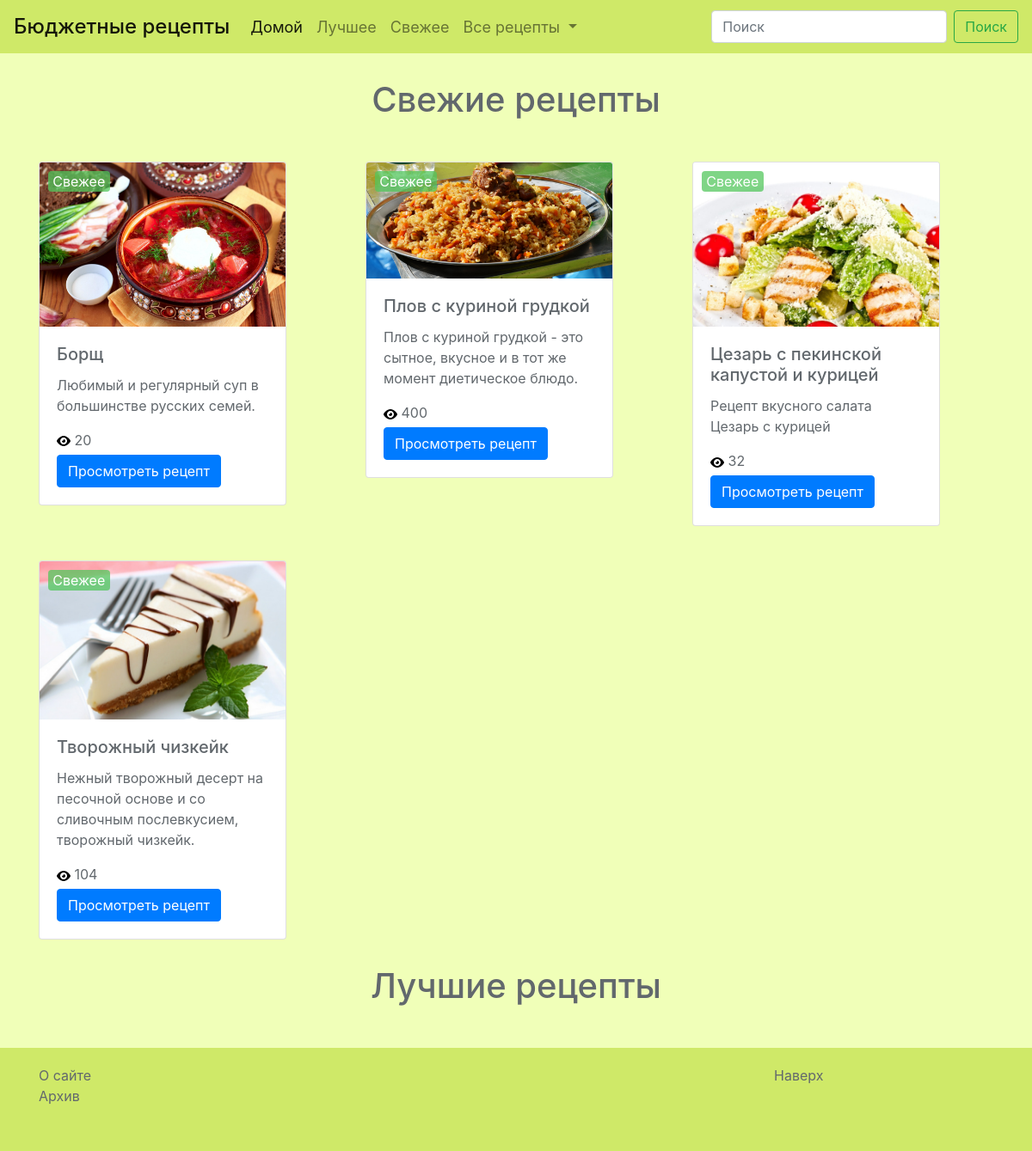
The app's page /recipes/ with its own data.
### recipes/models.py (models this page shows, shortened)
class Recipe(models.Model):
    TAG_CHOICES = (('Горячее блюдо', 'Горячее блюдо'), ('Холодное блюдо', 'Холодное блюдо'), ('Салат', 'Салат'), ('Суп', 'Суп'), ('Выпечка', 'Выпечка'))
    STATUS_CHOICES = (('Свежее', 'Свежее'), ('Популярное', 'Популярное'), ('Лучшее', 'Лучшее'), ('Архив', 'Архив'))
    name = models.CharField(max_length=64, default=None)
    description = models.TextField(default=None, max_length=100, blank=True, null=True)
    ingredients = models.TextField(default=None)
    full_recipe = models.TextField(default=None)
    views_counter = models.IntegerField(default=None, blank=True, null=True)
    tag = models.CharField(max_length=64, choices=TAG_CHOICES, default=None)
    status = models.CharField(max_length=64, choices=STATUS_CHOICES, default=None, blank=True, null=True)
    image = models.ImageField(upload_to='recipes/images/', blank=True)
    created = models.DateTimeField(auto_now_add=True, auto_now=False)
    updated = models.DateTimeField(auto_now_add=False, auto_now=True)
    class Meta:
        verbose_name='Рецепт'
        verbose_name_plural='Рецепты'

### landing/views.py (the view)
# urls.py: url(r'^recipes/$', views.home, name = 'home'),
def home(request):
	recipes = Recipe.objects.all()
	for recipe in recipes:
		recipe.status = 'Архив'
		recipe.save(update_fields=['status'])
	k = 0
	recipes = Recipe.objects.order_by('-created')
	try:
		for i in range(9):
			recipe_new = recipes[0+k]
			recipe_new.status = 'Свежее'
			recipe_new.save(update_fields=['status'])
			k += 1
		k = 0
		recipes = Recipe.objects.order_by('-views_counter')
		i = 0
		while i < 6:
			recipe_best = recipes[0+k]
			if recipe_best.status != 'Свежее':
				recipe_best.status = 'Лучшее'
				recipe_best.save(update_fields=['status'])
				i += 1
			k += 1
		k = 0
	except IndexError:
		pass
	recipes_new = Recipe.objects.filter(status='Свежее')
	recipes_best = Recipe.objects.filter(status='Лучшее')
	return render(request, 'landing/home.html', locals())

### templates/landing/home.html (shortened to what this page needs)
{% extends 'base.html' %}
{% load staticfiles %}
{% block content %}
    <div class='section section1'>
        <div class='container'>
            <div class='col-lg-12 header'>
                <h1 class='text-center'>
                    Свежие рецепты
                </h1>
            </div>
            <div class='row justify-content-center'>
                {% for recipe in recipes_new %}
                    <div class='col'>
                        <div class="card" style="width: 18rem;">
                            <img class="card-img-top" src="{{ recipe.image.url }}">
                            <div class="card-body">
                                <h5 class="card-title">{{ recipe.name }}</h5>
                                <p class="card-text">{{ recipe.description }}</p>
                                {% if recipe.status %}
                                    <span class='recipe-status new'>{{ recipe.status }}</span>
                                {% endif %}
                                <img src='{% static "img/view.svg" %}'>
                                <span class='recipe-views'> {{ recipe.views_counter }} </span><br>
                                <a href="{% url 'recipe' recipe.id %}" class="btn btn-primary">Просмотреть рецепт</a>
                            </div>
                        </div>
                    </div>
                {% endfor %}
            </div>
        </div>
    </div>
    <div class='section section2'>
        <div class='container'>
            <div class='col-lg-12 header'>
                <h1 class='text-center'>
                    Лучшие рецепты
                </h1>
            </div>
        </div>
    </div>
{% endblock %}

### static/css/recipes/style.css (style rules this page uses)
html { height: 100%; position: relative; }
body { min-height: 100%; position: relative; background-color: #F0FFB8 !important; }
.card { margin-top: 40px; position: relative; }
.btn-primary { margin-top: 5px; }
.recipe-status { position: absolute; width: 25%; color: white; top: 10px; left: 10px; text-align: center; border-radius: 4px; }
.new { background-color: #53c75cbd; }
.header { margin-top: 10px; }
.container { padding-top: 20px; color: #62686d; }

### records on screen
Recipe: image (picture), name "Борщ", description "Любимый и регулярный суп в большинстве русских семей.", status "Свежее", views_counter "20"
Recipe: image (picture), name "Плов c куриной грудкой", description "Плов с куриной грудкой - это сытное, вкусное и в тот же момент диетическое блюдо.", status "Свежее", views_counter "400"
Recipe: image (picture), name "Цезарь с пекинской капустой и курицей", description "Рецепт вкусного салата Цезарь с курицей", status "Свежее", views_counter "32"
Recipe: image (picture), name "Творожный чизкейк", description "Нежный творожный десерт на песочной основе и со сливочным послевкусием, творожный чизкейк.", status "Свежее", views_counter "104"
